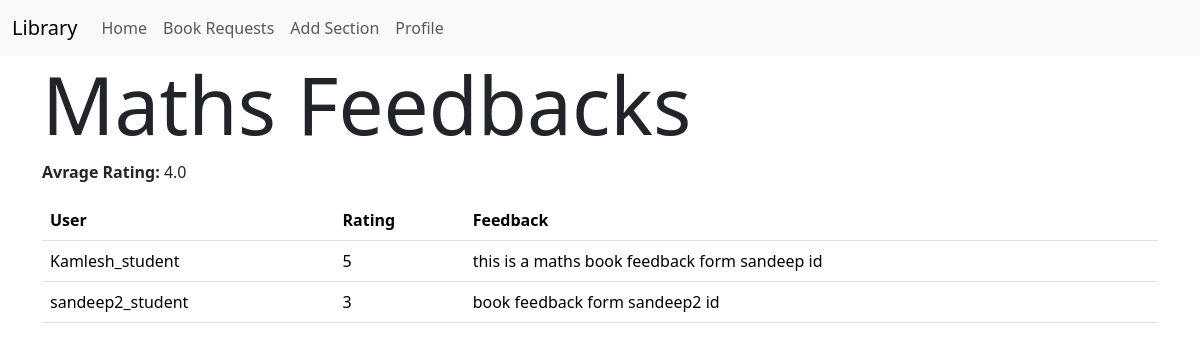
The page /book/2/see_feedback (signed in) on the database its author committed.
### models.py (models this page shows)
class Book(db.Model):
    id = db.Column(db.Integer, primary_key=True)
    name = db.Column(db.String(64), nullable=False)
    content = db.Column(db.Text)
    authors = db.Column(db.String(255))
    book_upload_date = db.Column(db.Date,default=datetime.utcnow)
    book_rating = db.Column(db.Float)
    section_id = db.Column(db.Integer, db.ForeignKey('section.id'), nullable=False)
    bookrequest = db.relationship('BookRequest', backref='book', lazy=True, cascade='all, delete-orphan')
    feedback_records = db.relationship('Feedback', backref='', lazy=True, cascade='all, delete-orphan')

class Feedback(db.Model):
    id = db.Column(db.Integer, primary_key=True)
    user_id = db.Column(db.Integer, db.ForeignKey('user.id'), nullable=False)
    book_id = db.Column(db.Integer, db.ForeignKey('book.id'), nullable=False)
    rating = db.Column(db.Integer,CheckConstraint('rating >= 0 AND rating <= 5'))
    feedback = db.Column(db.Text)
    user = db.relationship('User', backref=db.backref('feedback', lazy=True))
    book = db.relationship('Book', backref=db.backref('feedback', lazy=True))

class User(db.Model):
    id = db.Column(db.Integer, primary_key=True)
    username = db.Column(db.String(32), unique=True, nullable=False)
    passhash = db.Column(db.String(256), nullable=False)
    name = db.Column(db.String(64), nullable=False)
    is_librarian = db.Column(db.Boolean, nullable=False, default=False)

### routes.py (the view)
@app.route('/book/<int:id>/see_feedback')
@librarian_required
def see_feedback(id):
    user = User.query.get(session['user_id'])
    book = Book.query.get(id)
    if not book:
        flash('Book does not exist')
        return redirect(url_for('librarian'))
    feedbacks = Feedback.query.filter_by(book_id=id).all()
    return render_template('showfeedback.html',user=user,book=book,feedbacks=feedbacks)

### routes.py (called while the page is built)
def librarian_required(func):
    @wraps(func)
    def inner(*args, **kwargs):
        if 'user_id' not in session:
            flash('Please login to continue')
            return redirect(url_for('login'))
        user = User.query.get(session['user_id'])
        if not user.is_librarian:
            flash('You are not authorized to access this page')
            return redirect(url_for('index'))
        return func(*args, **kwargs)
    return inner

### templates/showfeedback.html (shortened to what this page needs)
{% extends 'layout.html' %}
{% block content %}
<h1 class="display-1">{{ book.name }} Feedbacks</h1>
{% if feedbacks %}
<p><b>Avrage Rating: </b> {{book.book_rating}}</p>
<table class="table">
    <thead>
        <tr>
            <th>User</th>
            <th>Rating</th>
            <th>Feedback</th>
        </tr>
    </thead>
    <tbody>
        {% for feedback in feedbacks %}
        <tr>
            <td>{{ feedback.user.username }}</td>
            <td>{{ feedback.rating }}</td>
            <td>{{ feedback.feedback }}</td>
        </tr>
        {% endfor %}
    </tbody>
</table>
{% else %}
<p>No Feedback Available.</p>
{% endif %}
{% endblock %}

### rows shown on the page
Book: name "Maths", book_rating "4.0"
Feedback: user.username "Kamlesh_student", rating "5", feedback "this is a maths book feedback form sandeep id"
Feedback: user.username "sandeep2_student", rating "3", feedback "book feedback form sandeep2 id"
